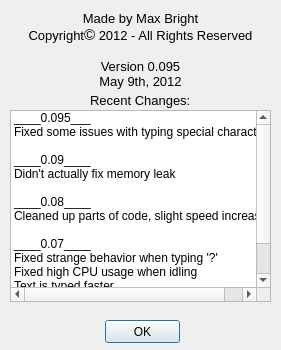
<?xml version="1.0" encoding="UTF-8"?>
<ui version="4.0">
 <class>About</class>
 <widget class="QDialog" name="About">
  <property name="geometry">
   <rect>
    <x>0</x>
    <y>0</y>
    <width>281</width>
    <height>350</height>
   </rect>
  </property>
  <property name="sizePolicy">
   <sizepolicy hsizetype="Preferred" vsizetype="Preferred">
    <horstretch>0</horstretch>
    <verstretch>0</verstretch>
   </sizepolicy>
  </property>
  <property name="minimumSize">
   <size>
    <width>281</width>
    <height>350</height>
   </size>
  </property>
  <property name="maximumSize">
   <size>
    <width>281</width>
    <height>350</height>
   </size>
  </property>
  <property name="baseSize">
   <size>
    <width>281</width>
    <height>350</height>
   </size>
  </property>
  <property name="windowTitle">
   <string>About</string>
  </property>
  <widget class="QLabel" name="label">
   <property name="geometry">
    <rect>
     <x>10</x>
     <y>0</y>
     <width>261</width>
     <height>101</height>
    </rect>
   </property>
   <property name="text">
    <string>&lt;!DOCTYPE HTML PUBLIC &quot;-//W3C//DTD HTML 4.0//EN&quot; &quot;http://www.w3.org/TR/REC-html40/strict.dtd&quot;&gt;
&lt;html&gt;&lt;head&gt;&lt;meta name=&quot;qrichtext&quot; content=&quot;1&quot; /&gt;&lt;style type=&quot;text/css&quot;&gt;
p, li { white-space: pre-wrap; }
&lt;/style&gt;&lt;/head&gt;&lt;body style=&quot; font-family:'MS Shell Dlg 2'; font-size:8.25pt; font-weight:400; font-style:normal;&quot;&gt;
&lt;p align=&quot;center&quot; style=&quot; margin-top:0px; margin-bottom:0px; margin-left:0px; margin-right:0px; -qt-block-indent:0; text-indent:0px;&quot;&gt;&lt;span style=&quot; font-size:10pt;&quot;&gt;Made by Max Bright&lt;/span&gt;&lt;/p&gt;
&lt;p align=&quot;center&quot; style=&quot; margin-top:0px; margin-bottom:0px; margin-left:0px; margin-right:0px; -qt-block-indent:0; text-indent:0px;&quot;&gt;&lt;span style=&quot; font-size:10pt;&quot;&gt;Copyright&lt;/span&gt;&lt;span style=&quot; font-family:'Calibri,sans-serif'; font-size:11pt;&quot;&gt;©&lt;/span&gt;&lt;span style=&quot; font-size:10pt;&quot;&gt; 2012 - All Rights Reserved&lt;/span&gt;&lt;/p&gt;
&lt;p align=&quot;center&quot; style=&quot;-qt-paragraph-type:empty; margin-top:0px; margin-bottom:0px; margin-left:0px; margin-right:0px; -qt-block-indent:0; text-indent:0px; font-size:10pt;&quot;&gt;&lt;/p&gt;
&lt;p align=&quot;center&quot; style=&quot; margin-top:0px; margin-bottom:0px; margin-left:0px; margin-right:0px; -qt-block-indent:0; text-indent:0px;&quot;&gt;&lt;span style=&quot; font-size:10pt;&quot;&gt;Version 0.095&lt;/span&gt;&lt;/p&gt;
&lt;p align=&quot;center&quot; style=&quot; margin-top:0px; margin-bottom:0px; margin-left:0px; margin-right:0px; -qt-block-indent:0; text-indent:0px;&quot;&gt;&lt;span style=&quot; font-size:10pt;&quot;&gt;May 9th, 2012&lt;/span&gt;&lt;/p&gt;&lt;/body&gt;&lt;/html&gt;</string>
   </property>
  </widget>
  <widget class="QPushButton" name="pushButton">
   <property name="geometry">
    <rect>
     <x>105</x>
     <y>320</y>
     <width>75</width>
     <height>23</height>
    </rect>
   </property>
   <property name="text">
    <string>OK</string>
   </property>
  </widget>
  <widget class="QLabel" name="label_2">
   <property name="geometry">
    <rect>
     <x>90</x>
     <y>90</y>
     <width>101</width>
     <height>21</height>
    </rect>
   </property>
   <property name="text">
    <string>&lt;!DOCTYPE HTML PUBLIC &quot;-//W3C//DTD HTML 4.0//EN&quot; &quot;http://www.w3.org/TR/REC-html40/strict.dtd&quot;&gt;
&lt;html&gt;&lt;head&gt;&lt;meta name=&quot;qrichtext&quot; content=&quot;1&quot; /&gt;&lt;style type=&quot;text/css&quot;&gt;
p, li { white-space: pre-wrap; }
&lt;/style&gt;&lt;/head&gt;&lt;body style=&quot; font-family:'MS Shell Dlg 2'; font-size:8.25pt; font-weight:400; font-style:normal;&quot;&gt;
&lt;p style=&quot; margin-top:0px; margin-bottom:0px; margin-left:0px; margin-right:0px; -qt-block-indent:0; text-indent:0px;&quot;&gt;&lt;span style=&quot; font-size:10pt;&quot;&gt;Recent Changes:&lt;/span&gt;&lt;/p&gt;&lt;/body&gt;&lt;/html&gt;</string>
   </property>
  </widget>
  <widget class="QListWidget" name="listWidget">
   <property name="geometry">
    <rect>
     <x>10</x>
     <y>110</y>
     <width>261</width>
     <height>192</height>
    </rect>
   </property>
   <property name="viewMode">
    <enum>QListView::ListMode</enum>
   </property>
   <item>
    <property name="text">
     <string>____0.095___</string>
    </property>
   </item>
   <item>
    <property name="text">
     <string>Fixed some issues with typing special characters</string>
    </property>
   </item>
   <item>
    <property name="text">
     <string/>
    </property>
   </item>
   <item>
    <property name="text">
     <string>____0.09____</string>
    </property>
   </item>
   <item>
    <property name="text">
     <string>Didn't actually fix memory leak</string>
    </property>
   </item>
   <item>
    <property name="text">
     <string/>
    </property>
   </item>
   <item>
    <property name="text">
     <string>____0.08____</string>
    </property>
   </item>
   <item>
    <property name="text">
     <string>Cleaned up parts of code, slight speed increase</string>
    </property>
   </item>
   <item>
    <property name="text">
     <string/>
    </property>
   </item>
   <item>
    <property name="text">
     <string>____0.07____</string>
    </property>
   </item>
   <item>
    <property name="text">
     <string>Fixed strange behavior when typing '?'</string>
    </property>
   </item>
   <item>
    <property name="text">
     <string>Fixed high CPU usage when idling</string>
    </property>
   </item>
   <item>
    <property name="text">
     <string>Text is typed faster</string>
    </property>
   </item>
   <item>
    <property name="text">
     <string>Changed character for Return</string>
    </property>
   </item>
   <item>
    <property name="text">
     <string>Made special characters selectable</string>
    </property>
   </item>
  </widget>
 </widget>
 <resources/>
 <connections>
  <connection>
   <sender>pushButton</sender>
   <signal>clicked()</signal>
   <receiver>About</receiver>
   <slot>accept()</slot>
   <hints>
    <hint type="sourcelabel">
     <x>154</x>
     <y>107</y>
    </hint>
    <hint type="destinationlabel">
     <x>209</x>
     <y>113</y>
    </hint>
   </hints>
  </connection>
 </connections>
</ui>
